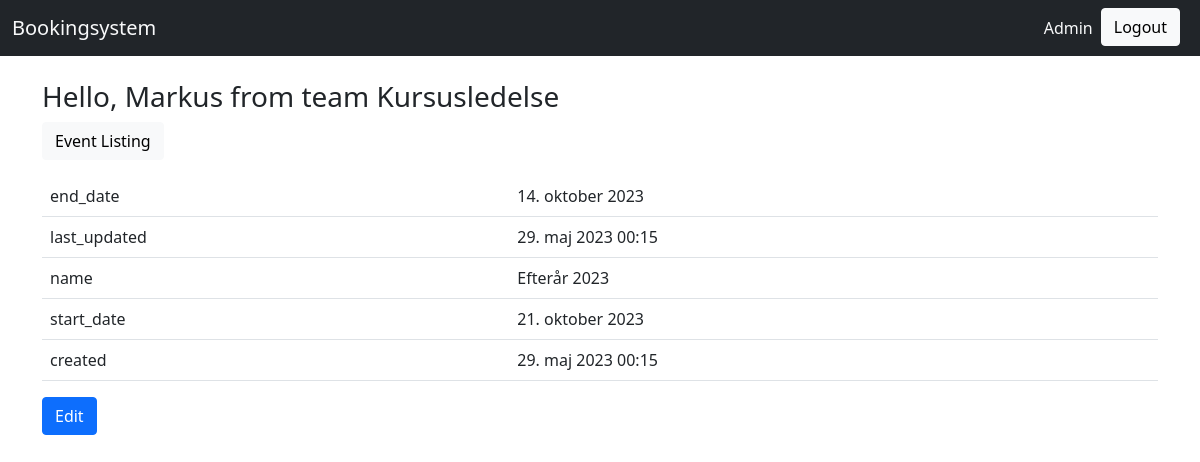
/organization/organization/Event/detail/1/ (signed in), run on the app's committed database.
### organization/models.py (models this page shows, shortened)
class Volunteer(AbstractUser):
    username = models.CharField(max_length=30, unique=True)
    first_name = models.CharField(max_length=30)
    created = models.DateTimeField(auto_now_add=True, editable=False)
    last_name = models.CharField(max_length=30)
    last_updated = models.DateTimeField(auto_now=True, editable=False)
    email = models.EmailField()
    class Meta:
        pass

class TeamMembership(models.Model):
    team = models.ForeignKey("organization.Team", on_delete=models.CASCADE)
    member = models.ForeignKey("organization.Volunteer", on_delete=models.CASCADE)
    last_updated = models.DateTimeField(auto_now=True, editable=False)
    created = models.DateTimeField(auto_now_add=True, editable=False)
    role = models.CharField(max_length=30)
    class Meta:
        pass

class Team(models.Model):
    name = models.CharField(max_length=30)
    last_updated = models.DateTimeField(auto_now=True, editable=False)
    short_name = models.CharField(max_length=30)
    created = models.DateTimeField(auto_now_add=True, editable=False)
    class Meta:
        pass

class Event(models.Model):
    end_date = models.DateField()
    last_updated = models.DateTimeField(auto_now=True, editable=False)
    name = models.CharField(max_length=30)
    start_date = models.DateField()
    created = models.DateTimeField(auto_now_add=True, editable=False)
    class Meta:
        pass
    def get_update_url(self):
        return reverse("organization_Event_update", args=(self.pk,))

### organization/views.py (the view)
# urls.py: path("organization/Event/detail/<int:pk>/", views.EventDetailView.as_view(), name="organization_Event_detail"),
class EventDetailView(generic.DetailView):
    model = models.Event
    form_class = forms.EventForm

### organization/templates/organization/event_detail.html
{% extends "base.html" %}
{% load static %}
{% block content %}
<p>
    <a class="btn btn-light" href="{% url 'organization_Event_list' %}">
    Event Listing
    </a>
</p>
<table class="table">
    <tr><td>end_date</td><td>{{ object.end_date }}</td></tr>
    <tr><td>last_updated</td><td>{{ object.last_updated }}</td></tr>
    <tr><td>name</td><td>{{ object.name }}</td></tr>
    <tr><td>start_date</td><td>{{ object.start_date }}</td></tr>
    <tr><td>created</td><td>{{ object.created }}</td></tr>
</table>
<a class="btn btn-primary" href="{{object.get_update_url}}">Edit</a>
{% endblock %}

### templates/base.html (shortened to what this page needs)
<!doctype html>
<html lang="en">
    <head>
        <link href="https://cdn.jsdelivr.net/npm/bootstrap@5.0.0-beta1/dist/css/bootstrap.min.css" rel="stylesheet">
    </head>
  <body>
    {% load bootstrap_icons %}
  	{% include 'navbar.html' %}
    <br/>
    <div class="container">
      {% if request.user.is_authenticated %}
      <h3>Hello, {{ user.first_name }} from team {% with volunteer_team_memberships=request.user.teammembership_set.all %}
          {% if volunteer_team_memberships %}
              {{ volunteer_team_memberships.first.team.name }}
          {% endif %}
          {% endwith %}</h3>
      {% endif %}
      {% block content %}{% endblock %}
    </div>
  </body>
</html>

### data on the page
Volunteer: first_name "Markus"
TeamMembership: first.team.name "Kursusledelse"
Event: end_date "14. oktober 2023", last_updated "29. maj 2023 00:15", name "Efterår 2023", start_date "21. oktober 2023", created "29. maj 2023 00:15"
